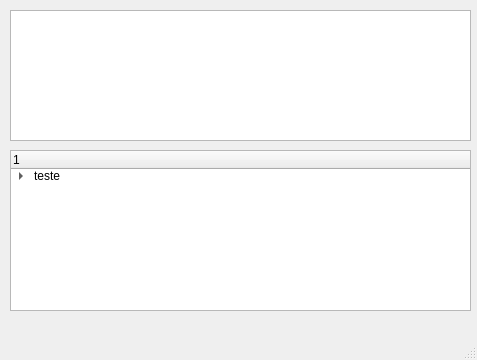
<?xml version="1.0" encoding="UTF-8"?>
<ui version="4.0">
 <class>MainWindow</class>
 <widget class="QMainWindow" name="MainWindow">
  <property name="geometry">
   <rect>
    <x>0</x>
    <y>0</y>
    <width>477</width>
    <height>360</height>
   </rect>
  </property>
  <property name="windowTitle">
   <string>MainWindow</string>
  </property>
  <widget class="QWidget" name="centralwidget">
   <widget class="QTreeView" name="testeTree">
    <property name="geometry">
     <rect>
      <x>10</x>
      <y>10</y>
      <width>461</width>
      <height>131</height>
     </rect>
    </property>
   </widget>
   <widget class="QTreeWidget" name="treeWidget">
    <property name="geometry">
     <rect>
      <x>10</x>
      <y>150</y>
      <width>461</width>
      <height>161</height>
     </rect>
    </property>
    <column>
     <property name="text">
      <string>1</string>
     </property>
    </column>
    <item>
     <property name="text">
      <string>teste</string>
     </property>
     <item>
      <property name="text">
       <string>teste</string>
      </property>
     </item>
    </item>
   </widget>
  </widget>
  <widget class="QMenuBar" name="menubar">
   <property name="geometry">
    <rect>
     <x>0</x>
     <y>0</y>
     <width>477</width>
     <height>21</height>
    </rect>
   </property>
  </widget>
  <widget class="QStatusBar" name="statusbar"/>
 </widget>
 <resources/>
 <connections/>
</ui>
